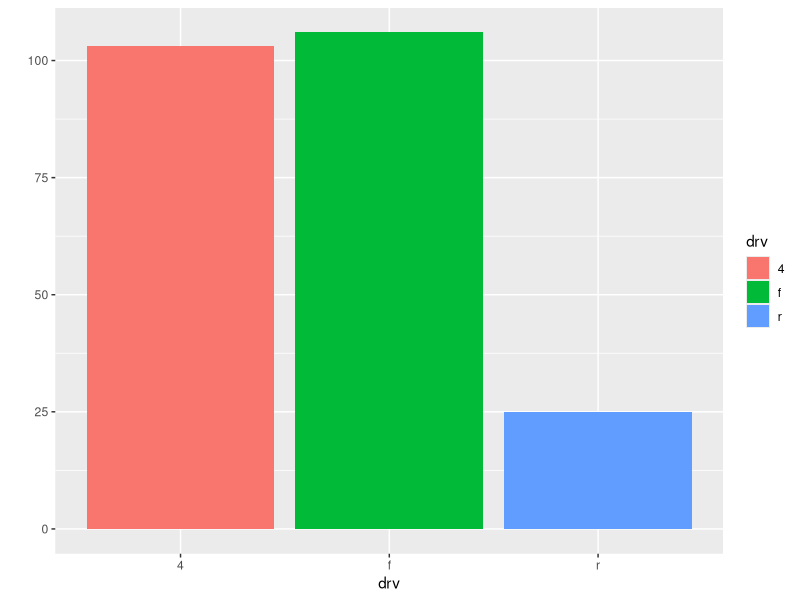

Recreate this plot in R.
## ---- chunk 1
summary(cars)
## ---- chunk 2
library(ggplot2)
qplot(data=mpg,x=drv,fill=drv)
